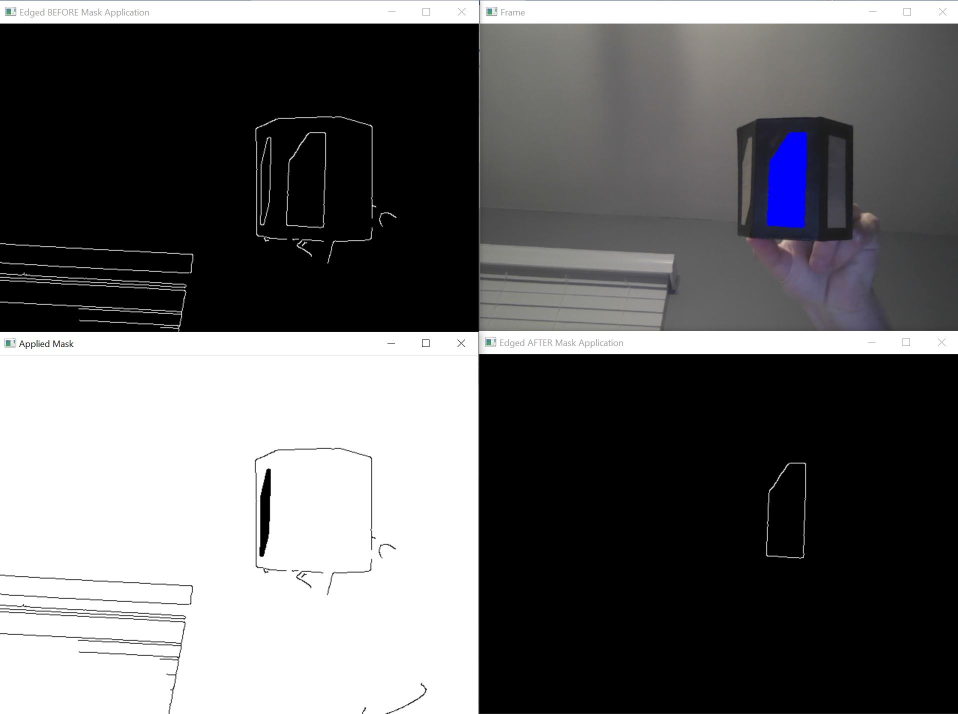
#> input picture images/MFDO_face_found.JPG, 1916 x 1428 px (shown at 1/2 size)
$ python -i cam_script.py   (imports and definitions only)   (older library calls are emulated)
#> lines starting #> are read from the running program, lines starting #| are printed output that depends on the picture; after the words box and inside, x2 and y2 are one past the last pixel; in counts of white or black regions, pixels touching at a corner belong together
'''
Senior Design, Group MEM 23 Initial Testing Scripts
Group: L. Heisler, J. Bunch, C. Silvia, R. Zegarski, J. Heinzman
'''

__author__ = "Liam Heisler, MEM 23"
__version__ = "x.x"
__status__ = "Development"

# Computer vision imports
import cv2
from picamera import PiCamera
from picamera.array import PiRGBArray

# Utility Imports
import imutils, time
from imutils import perspective
from imutils import contours
from scipy.spatial import distance as dist # used in imutils

import numpy as np, math
from time import sleep

def define_cameras(usb=False, piCam=False):

    # define the USB camera
#> further down, picture is the input picture: shape (1428, 1916, 3); mean B, G, R 101.9, 100.6, 100.9
    if usb:
        cam = cv2.VideoCapture(0)
    if piCam:
        cam = PiCamera()
        cam.resolution = (2592, 1944)
        cam.framerate = 15
    return cam

def img_capture():


    usbCam = False
    piCam = True

    cam = define_cameras(usbCam,piCam)

    if usbCam:
        ret, frame = cam.read()
        if not ret:
            print("Image failed to read!")

        cv2.imshow("Single Image Capture - Captured on exec!", frame)

        img_name = "opencv_frame_singleCap.png"
        cv2.imwrite(img_name, frame)
        print("{} written!".format(img_name))

        cam.release()
        cv2.destroyAllWindows()

        return frame
    else:
        frame = pi_cam_capture(cam)
        return frame

# [44 lines left out: functions multi_img_capture, pi_cam_capture, not called in this run]

def find_mfdo(img):
    # Grab a test image
    #img = single_img_capture()

    # Set it to gray and smooth it via Gaussian (reduce noise)
    gray = cv2.cvtColor(img, cv2.COLOR_BGR2GRAY)
    gray = cv2.GaussianBlur(gray, (7, 7), 0)

    # Perform Canny edge detection
    edged = cv2.Canny(gray, 50, 100)
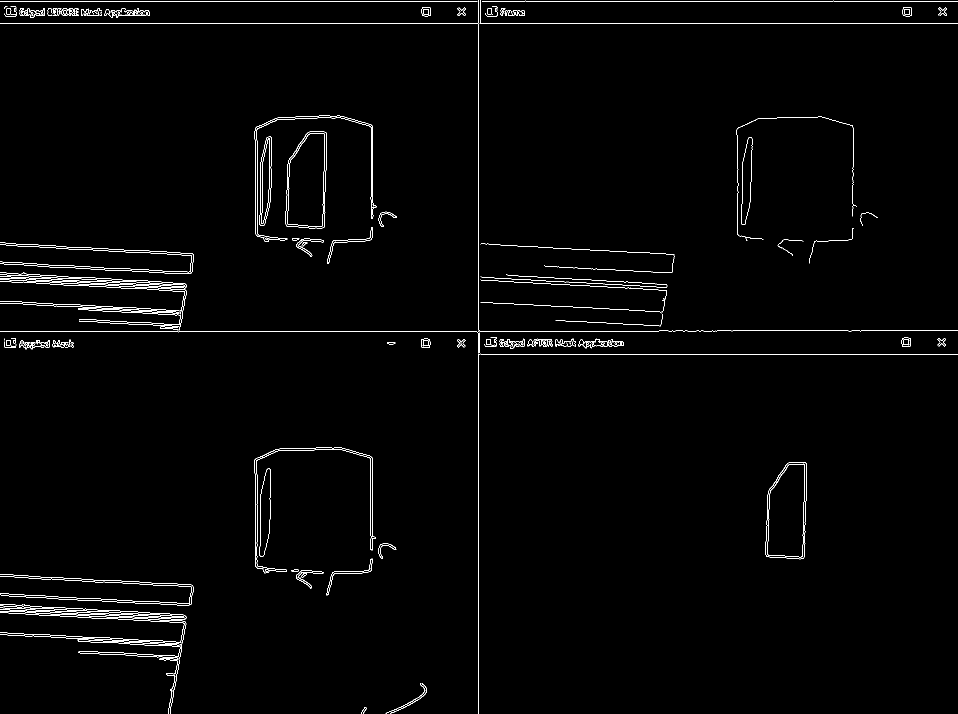
#> edged: shape (1428, 1916) (shown at 1/2 size); 1.3% white in thin lines or dots

    # Neccessary? Dilated and eroded to ensure gaps are closed
    edged = cv2.dilate(edged, None, iterations=1)
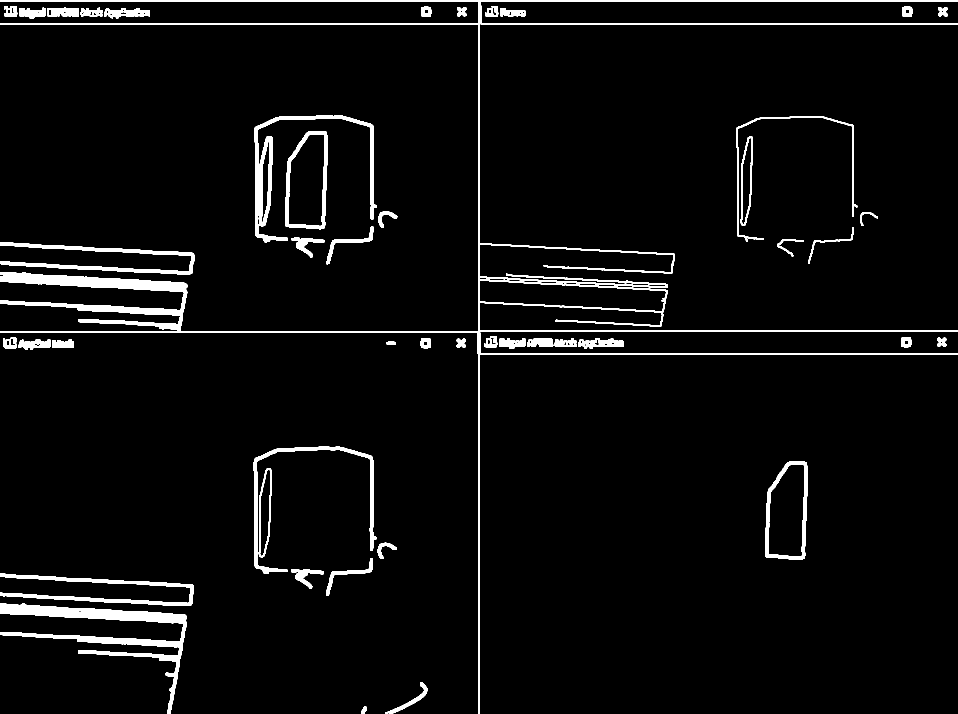
#> edged: shape (1428, 1916) (shown at 1/2 size); 4% white; 50 white regions, largest, box (x1, y1, x2, y2) and area: (0, 0, 1916, 1428) 37025, (0, 1207, 374, 1428) 13142, (0, 484, 389, 549) 5011
    edged = cv2.erode(edged, None, iterations=1)
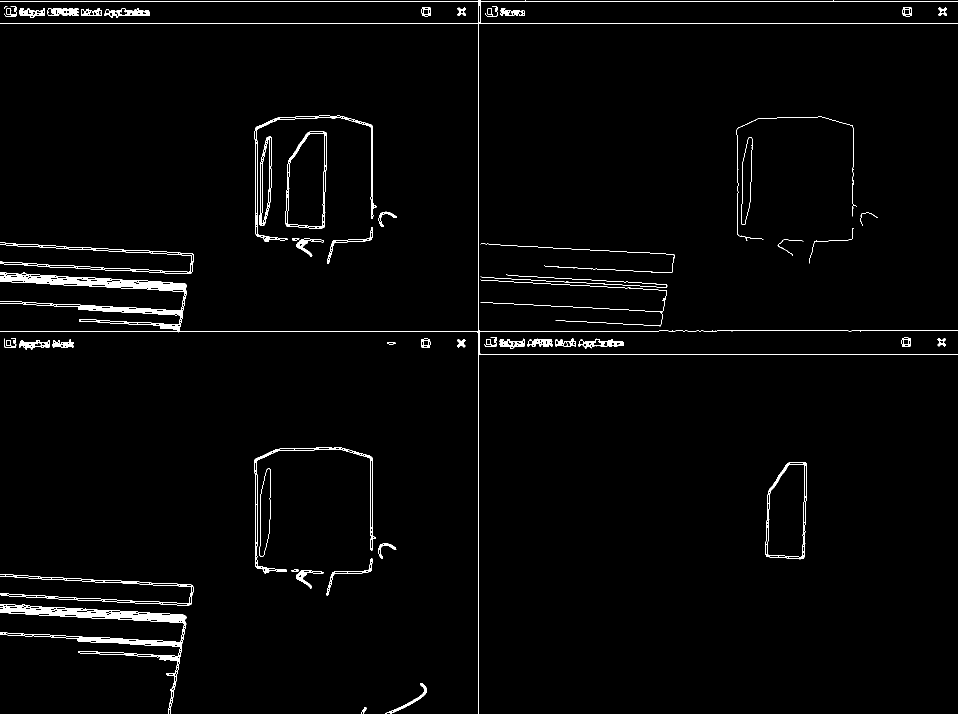
#> edged: shape (1428, 1916) (shown at 1/2 size); 1.9% white; 54 white regions (1 under 20 px)

    cv2.imshow("test",edged)
    cv2.imwrite("edged_img.png", edged)

    # Find the contours the map of edges
    cnts = cv2.findContours(edged.copy(), cv2.RETR_EXTERNAL,
                            cv2.CHAIN_APPROX_SIMPLE)
#> cnts = 54 contours, 3 with area under 20; largest, box (x1, y1, x2, y2) and area: (1531, 924, 1614, 1119) 13552, (571, 263, 654, 458) 13544, (0, 1208, 373, 1428) 10168, (0, 0, 1916, 1428) 9966, (518, 273, 544, 452) 3184
    cnts = imutils.grab_contours(cnts)
    c = max(cnts, key=cv2.contourArea)
#> c = contour of 96 points, box (x1, y1, x2, y2) (1531, 924, 1614, 1119), area 13552

    # compute the bounding box of the of the paper region and return it
    return cv2.minAreaRect(c)

# [12 lines left out: function calc_distance, not called in this run]

# Grab a test image
# [1 line that did not run here, left out]

# Identify the MFDO in the image (WIP*)
# [1 line that did not run here, left out]

# Calculate distance to object
# [1 line that did not run here, left out]
# [2 lines not run here, left out]

# [1 line that did not run here, left out]
# [1 line that did not run here, left out]
# [1 line that did not run here, left out]
# [6 lines not run here, left out]


# Set it to gray and smooth it via Gaussian (reduce noise)
##gray = cv2.cvtColor(img, cv2.COLOR_BGR2GRAY)
##gray = cv2.GaussianBlur(gray, (7, 7), 0)
##
### Perform Canny edge detection
##edged = cv2.Canny(gray, 50, 100)
##
### Neccessary? Dilated and eroded to ensure gaps are closed
##edged = cv2.dilate(edged, None, iterations=1)
##edged = cv2.erode(edged, None, iterations=1)
##
### Find the contours the map of edges
##cnts = cv2.findContours(edged.copy(), cv2.RETR_EXTERNAL,
##	cv2.CHAIN_APPROX_SIMPLE)
##cnts = imutils.grab_contours(cnts)
##
##
##c = max(cnts, key=cv2.contourArea)

>>> import cv2
>>> picture = cv2.imread('../images/MFDO_face_found.JPG')
>>> result = find_mfdo(picture)
#> result = ((1572.5, 1020), (194.2, 79.06), -88.19)

$ run again, on images/dual_image_edged_Frame.JPG
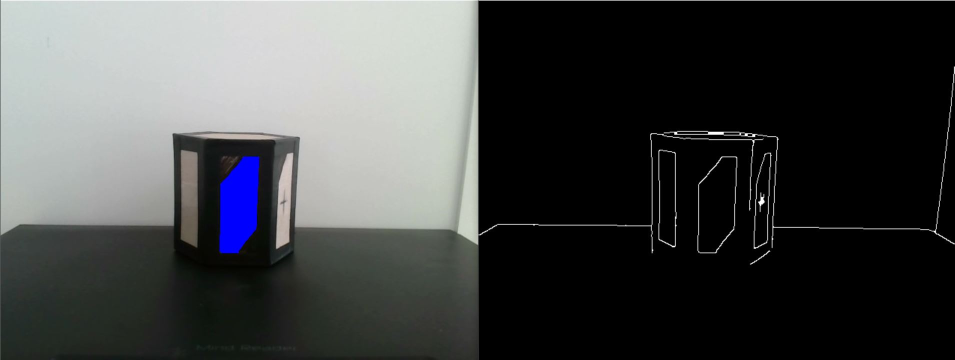
#> input picture images/dual_image_edged_Frame.JPG, 1909 x 719 px (shown at 1/2 size)
#> picture is the input picture: shape (719, 1909, 3); mean B, G, R 69.8, 69.6, 67.8
#> in find_mfdo, `edged = cv2.Canny(gray, 50, 100)`:
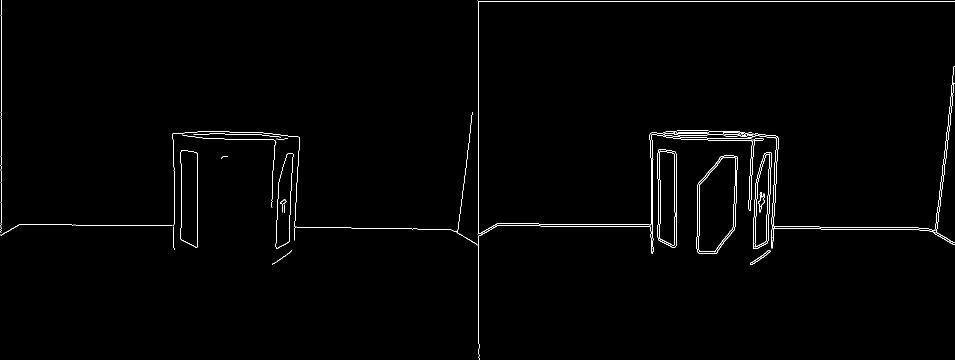
#> edged: shape (719, 1909) (shown at 1/2 size); 0.94% white in thin lines or dots
#> in find_mfdo, `edged = cv2.erode(edged, None, iterations=1)`:
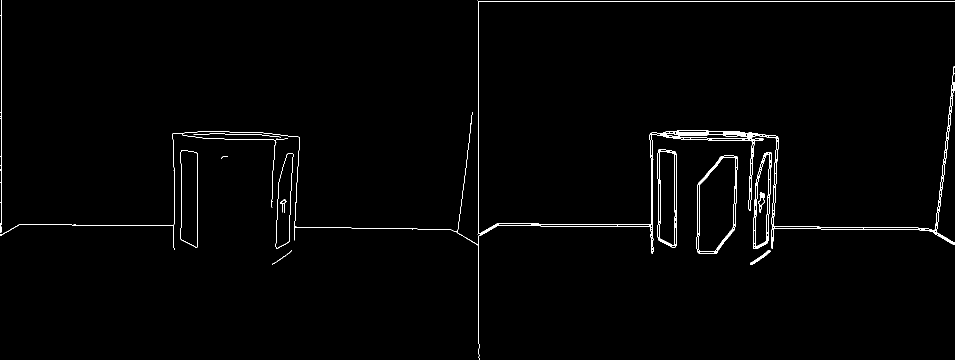
#> edged: shape (719, 1909) (shown at 1/2 size); 1.2% white; 16 white regions (3 under 20 px)
#> cnts = 14 contours, 5 with area under 20; largest, box (x1, y1, x2, y2) and area: (1393, 311, 1476, 508) 12668, (0, 2, 1909, 719) 9622, (1315, 298, 1354, 495) 6776, (361, 300, 396, 495) 6126, (1506, 304, 1544, 498) 5080
#> c = contour of 78 points, box (x1, y1, x2, y2) (1393, 311, 1476, 508), area 12668
#> result = ((1433, 409), (198.2, 78.72), -87.99)
